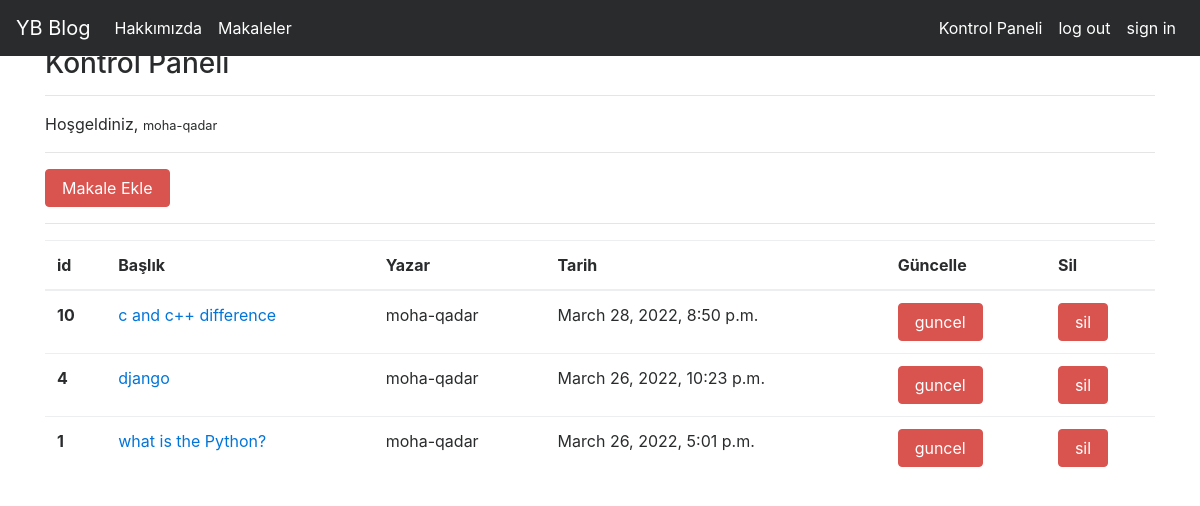
The page /dashboard/ (signed in) on the database its author committed.
### website/models.py (models this page shows, shortened)
class Article(models.Model):
    author = models.ForeignKey("auth.User",on_delete = models.CASCADE,verbose_name = "Yazar ")
    title = models.CharField(max_length = 50,verbose_name = "Başlık")
    content = RichTextField()
    created_date = models.DateTimeField(auto_now_add=True,verbose_name="Oluşturulma Tarihi")
    article_image = models.FileField(blank = True,null = True,verbose_name="Makaleye Fotoğraf Ekleyin")
    class Meta:
       ordering = ['-created_date']

### website/views.py (the view)
# urls.py: path('dashboard/', views.dashboard, name='dashboard'),
@login_required(login_url="user:login")
def dashboard(request):
    articles =Article.objects.filter(author =request.user)
    return render(request,"dashboard.html",{"articles":articles})

### templates/dashboard.html
{% extends "layout.html" %}
{% block body %}
<h3>Kontrol Paneli</h3>
<hr>
<p>
    Hoşgeldiniz, <small>{{request.user.username}}</small>
</p>
<hr>
<a class = "btn btn-danger" href = "{% url 'addarticle' %}">Makale Ekle </a>
<hr>
{% if articles %}
<table class="table">
        <thead>
          <tr>
            <th scope="col">id</th>
            <th scope="col">Başlık</th>
            <th scope="col">Yazar</th>
            <th scope="col">Tarih</th>
            <th scope="col">Güncelle</th>
            <th scope="col">Sil</th>
          </tr>
        </thead>
        <tbody>
          {% for article in articles %}
          <tr>
            <th scope="row">{{article.id}}</th>
            <td><a href="articles/article/{{ article.id }}" >{{article.title}}</a></td>
            <td>{{article.author.username}}</td>
            <td>{{article.created_date}}</td>
              <td><a href="articles/updata/{{ article.id }}" class="btn btn-danger">guncel</a> </td>
            <td><a href="articles/delete/{{ article.id }}" class="btn btn-danger">sil</a></td>
          </tr>
          {% endfor %}
        </tbody>
      </table>
{% else %}
<div class = "alert alert-danger">
    Henüz bir makaleniz bulunmuyor...
</div>
{% endif %}
{% endblock body %}

### templates/layout.html (shortened to what this page needs)
<!DOCTYPE html>
{% load static %}
<html lang="en">
<head>
    <link rel="stylesheet" href="{% static 'CSS/bootstrap.min.css' %}">
</head>
<body>
{% include "include/navbar.html" %}
<div class="container">
<br><br>
    {% block body %}
    {% endblock %}
</div>
    </body>
</html>

### templates/include/navbar.html (shortened to what this page needs)
<nav class="navbar navbar-toggleable-md navbar-inverse fixed-top bg-inverse">
          <a class="navbar-brand" href="/">YB Blog</a>
    <div class="collapse navbar-collapse" id="navbarCollapse">
      <ul class="navbar-nav mr-auto">
        <li class="nav-item active">
          <a class="nav-link" href="/about">Hakkımızda</a>
        </li>
        <li class="nav-item active">
            <a class="nav-link" href="/articles">Makaleler</a>
          </li>
      </ul>
    <ul class="navbar-nav ml-auto">
        {% if request.user.is_authenticated %}
             <li class="nav-item active">
              <a class="nav-link" href="/dashboard">Kontrol Paneli</a>
            </li>
          <li class="nav-item active">
              <a class="nav-link" href="/logoutUser">log out</a>
            </li>
        {% else %}
             <li class="nav-item active">
              <a class="nav-link" href="/loginUser">log in</a>
            </li>
        {% endif %}
          <li class="nav-item active">
            <a class="nav-link" href="/register">sign in</a>
          </li>
        </ul>
    </div>
</nav>

### rows shown on the page
Article: id "10", title "c and c++ difference", author.username "moha-qadar", created_date "March 28, 2022, 8:50 p.m."
Article: id "4", title "django", author.username "moha-qadar", created_date "March 26, 2022, 10:23 p.m."
Article: id "1", title "what is the Python?", author.username "moha-qadar", created_date "March 26, 2022, 5:01 p.m."

### other values the page prints
{{ request.user.username }} "moha-qadar"
